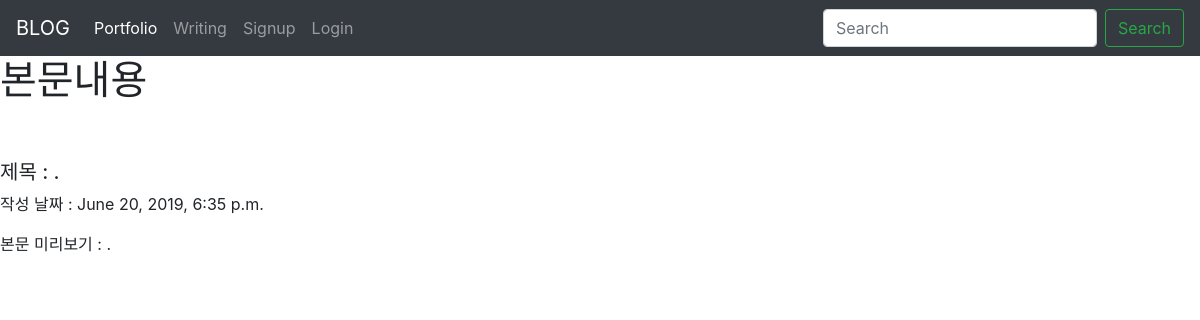
Page /blog/1/ on the committed database.
### blog/models.py (models this page shows, shortened)
class Blog(models.Model):
    title = models.CharField(max_length=200)
    pub_date = models.DateTimeField('date published')
    body = models.TextField()

### blog/views.py (the view)
# urls.py: path('<int:blog_id>/', views.detail, name='detail'),
def detail(req , blog_id):
    detail = get_object_or_404(Blog, pk=blog_id)
    return render(req, 'detail.html' , {'details' : detail})

### blog/templates/detail.html (shortened to what this page needs)
{% extends 'base.html' %}
{% block contents %}
<body>
    <h1>본문내용</h1>
    <br><br>
    <h5> 제목 : {{details.title}} </h5>
    <p> 작성 날짜 : {{details.pub_date}} </p>
    <p> 본문 미리보기 : {{details.body}} </p>
</body>
{% endblock  %}

### rows in the picture
Blog: title ".", pub_date "June 20, 2019, 6:35 p.m.", body "."
